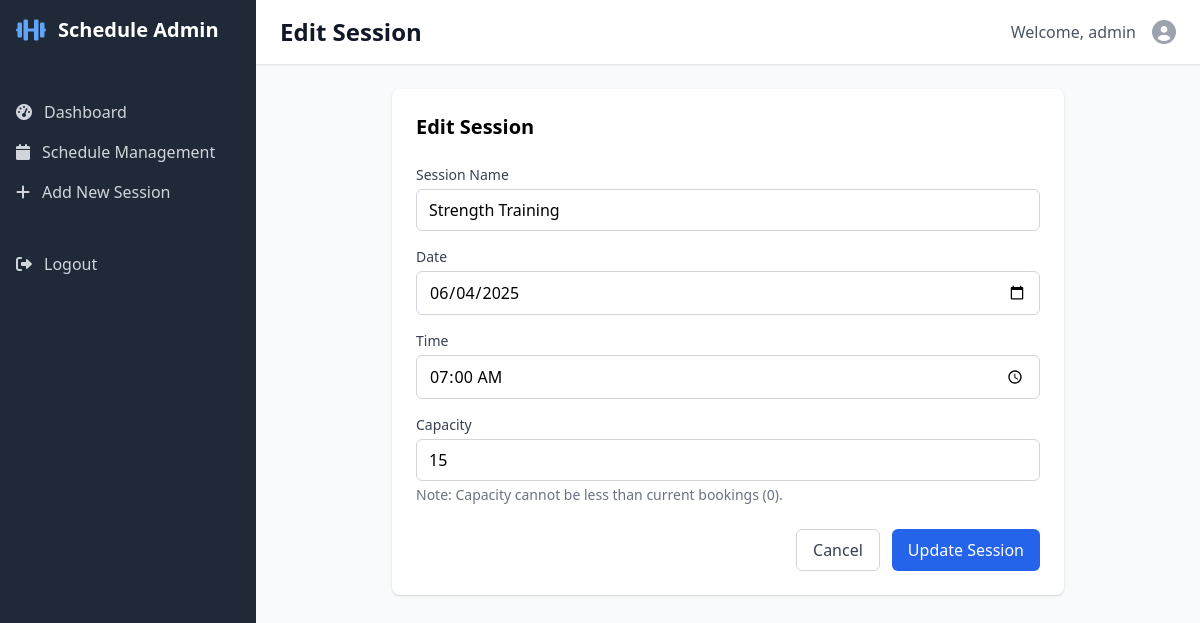
/edit_schedule/7 (signed in), run on an earlier commit of the app's database.
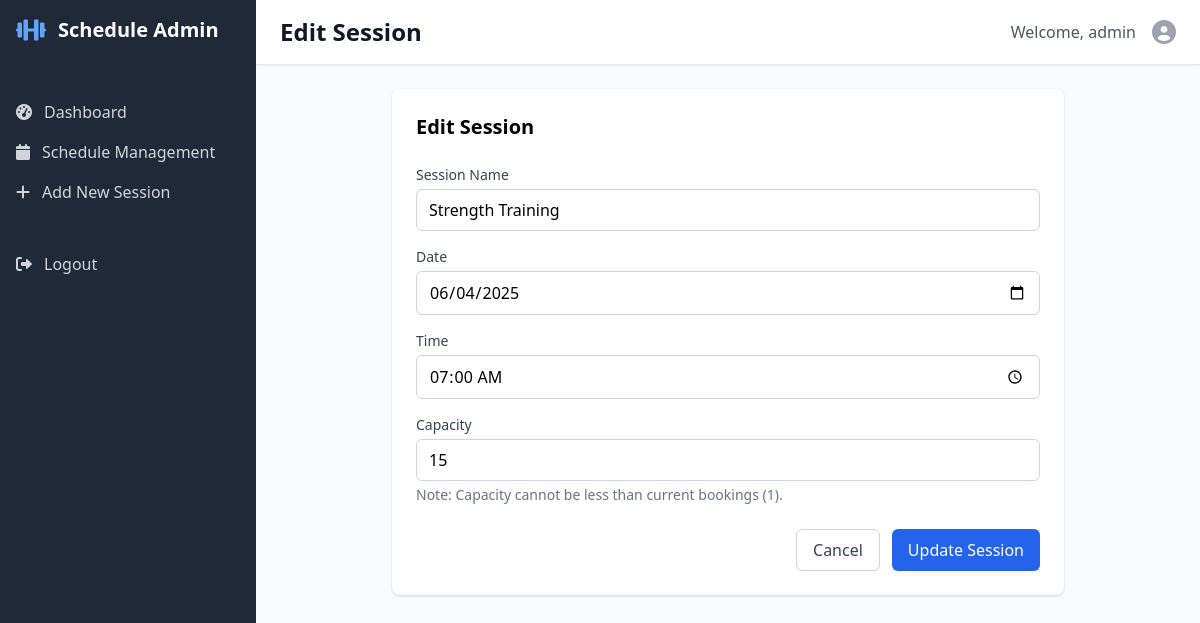
And on a later commit of the database.
### tables this page shows
CREATE TABLE schedule (
            id INTEGER PRIMARY KEY AUTOINCREMENT,
            name TEXT NOT NULL,
            date TEXT NOT NULL,
            time TEXT NOT NULL,
            capacity INTEGER DEFAULT 20,
            booked_count INTEGER DEFAULT 0,
            created_at TIMESTAMP DEFAULT CURRENT_TIMESTAMP
        );

### Group 6/src/admin_app.py (the view)
    def decorated_function(*args, **kwargs):
        if 'admin_logged_in' not in session:
            return redirect(url_for('login'))
        return f(*args, **kwargs)

### Group 6/src/admin_app.py (called while the page is built, shortened)
def admin_required(f):
    def decorated_function(*args, **kwargs):
        if 'admin_logged_in' not in session:
            return redirect(url_for('login'))
        return f(*args, **kwargs)
    decorated_function.__name__ = f.__name__
    return decorated_function

@app.route('/edit_schedule/<int:schedule_id>', methods=['GET', 'POST'])
@admin_required
def edit_schedule(schedule_id):
    schedule = db.get_schedule_by_id(schedule_id)
    if not schedule:
        flash('Schedule not found!', 'error')
        return redirect(url_for('schedule'))
    return render_template('admin_edit_schedule.html', schedule=schedule)

### Group 6/src/gym_database.py (called while the page is built)
    def get_schedule_by_id(self, schedule_id):
        self.cursor.execute(
            "SELECT id, name, date, time, capacity, booked_count FROM schedule WHERE id = ?",
            (schedule_id,)
        )
        return self.cursor.fetchone()

### Group 6/src/templates/admin_edit_schedule.html (shortened to what this page needs)
{% extends "admin_base.html" %}
{% block header %}Edit Session{% endblock %}
{% block content %}
<div class="max-w-2xl mx-auto">
    <div class="bg-white rounded-lg shadow p-6">
        <h2 class="text-xl font-semibold mb-6">Edit Session</h2>
        <form method="POST">
            <div class="space-y-4">
                <div>
                    <label class="block text-sm font-medium text-gray-700 mb-1">Session Name</label>
                    <input type="text" name="name" required
                           class="w-full px-3 py-2 border border-gray-300 rounded-md focus:outline-none focus:border-blue-500"
                           value="{{ schedule[1] }}">
                </div>
                <div>
                    <label class="block text-sm font-medium text-gray-700 mb-1">Date</label>
                    <input type="date" name="date" required
                           class="w-full px-3 py-2 border border-gray-300 rounded-md focus:outline-none focus:border-blue-500"
                           value="{{ schedule[2] }}">
                </div>
                <div>
                    <label class="block text-sm font-medium text-gray-700 mb-1">Time</label>
                    <input type="time" name="time" required
                           class="w-full px-3 py-2 border border-gray-300 rounded-md focus:outline-none focus:border-blue-500"
                           value="{{ schedule[3] }}">
                </div>
                <div>
                    <label class="block text-sm font-medium text-gray-700 mb-1">Capacity</label>
                    <input type="number" name="capacity" min="{{ schedule[5] }}" required
                           class="w-full px-3 py-2 border border-gray-300 rounded-md focus:outline-none focus:border-blue-500"
                           value="{{ schedule[4] }}">
                    <p class="text-sm text-gray-500 mt-1">Note: Capacity cannot be less than current bookings ({{ schedule[5] }}).</p>
                </div>
            </div>
            <div class="flex justify-end mt-6 space-x-3">
                <a href="/schedule" class="px-4 py-2 border border-gray-300 rounded-md text-gray-700 hover:bg-gray-50">
                    Cancel
                </a>
                <button type="submit" class="px-4 py-2 bg-blue-600 text-white rounded-md hover:bg-blue-700">
                    Update Session
                </button>
            </div>
        </form>
    </div>
</div>
{% endblock %}

What changed in the data, as far as the page shows it:
changed schedule "Strength Training": booked_count "0" → "1"
